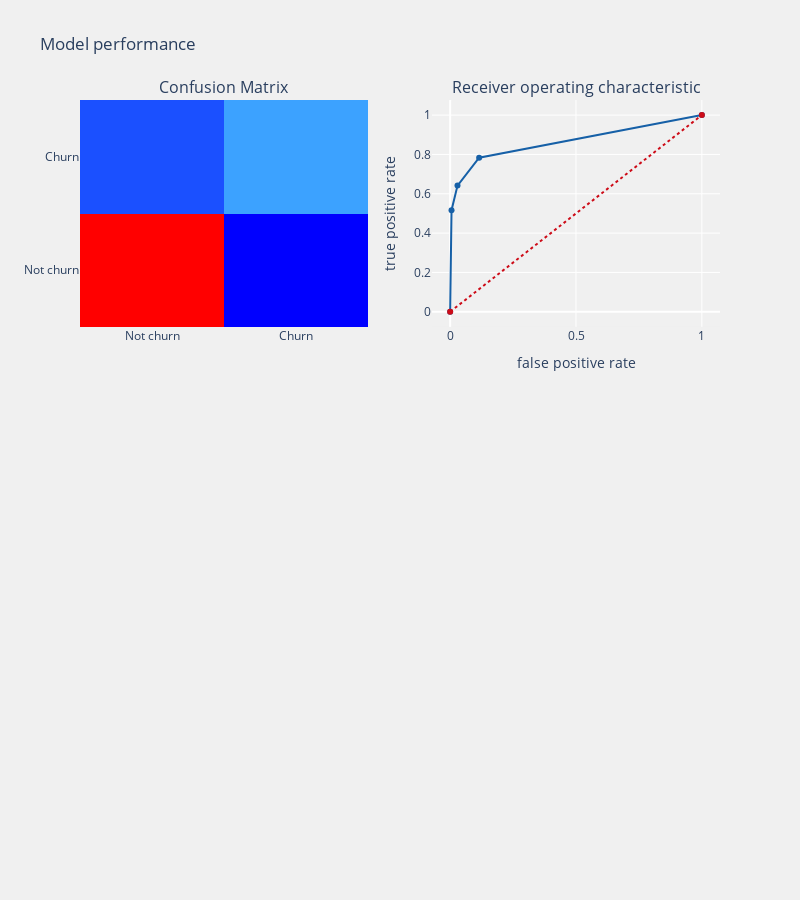

Here is the notebook cell this chart was saved with:
### Markdown cell above
# BAGGING CLASSIFIER

### Code cell
from sklearn.ensemble import BaggingClassifier
import joblib
clf=BaggingClassifier(n_estimators=3)
telecom_churn_prediction(clf,train_X,test_X,train_Y,test_Y,
                         cols,"bag",threshold_plot = True)
filename = 'finalized_model.sav'
joblib.dump(clf, filename)

### Figure 1 — Plotly figure (JSON) as saved in the notebook; plotly's stock layout.template omitted (floating-point values rounded to 4 significant figures)
{"data": [{"colorscale": [[0, "rgb(0,0,255)"], [0.1, "rgb(51,153,255)"], [0.2, "rgb(102,204,255)"], [0.3, "rgb(153,204,255)"], [0.4, "rgb(204,204,255)"], [0.5, "rgb(255,255,255)"], [0.6, "rgb(255,204,255)"], [0.7, "rgb(255,153,255)"], [0.8, "rgb(255,102,204)"], [0.9, "rgb(255,102,102)"], [1, "rgb(255,0,0)"]], "name": "matrix", "showscale": false, "type": "heatmap", "x": ["Not churn", "Churn"], "xaxis": "x", "y": ["Not churn", "Churn"], "yaxis": "y", "z": [[531, 16], [43, 77]]}, {"line": {"color": "rgb(22, 96, 167)", "width": 2}, "name": "Roc : 0.8062081048141376", "type": "scatter", "x": [0, 0.005484, 0.02925, 0.1152, 1], "xaxis": "x2", "y": [0, 0.5167, 0.6417, 0.7833, 1], "yaxis": "y2"}, {"line": {"color": "rgb(205, 12, 24)", "dash": "dot", "width": 2}, "type": "scatter", "x": [0, 1], "xaxis": "x2", "y": [0, 1], "yaxis": "y2"}], "layout": {"annotations": [{"font": {"size": 16}, "showarrow": false, "text": "Confusion Matrix", "x": 0.225, "xanchor": "center", "xref": "paper", "y": 1, "yanchor": "bottom", "yref": "paper"}, {"font": {"size": 16}, "showarrow": false, "text": "Receiver operating characteristic", "x": 0.775, "xanchor": "center", "xref": "paper", "y": 1, "yanchor": "bottom", "yref": "paper"}], "autosize": false, "height": 900, "margin": {"b": 195}, "paper_bgcolor": "rgba(240,240,240, 0.95)", "plot_bgcolor": "rgba(240,240,240, 0.95)", "showlegend": false, "title": {"text": "Model performance"}, "width": 800, "xaxis": {"anchor": "y", "domain": [0, 0.45], "type": "category", "range": [-0.5, 1.5], "autorange": true}, "xaxis2": {"anchor": "y2", "domain": [0.55, 1], "title": {"text": "false positive rate"}, "type": "linear", "range": [-0.07211, 1.072], "autorange": true}, "xaxis3": {"anchor": "y3", "domain": [0, 1], "showgrid": true, "tickangle": 90, "tickfont": {"size": 10}}, "yaxis": {"anchor": "x", "domain": [0.625, 1], "type": "category", "range": [-0.5, 1.5], "autorange": true}, "yaxis2": {"anchor": "x2", "domain": [0.625, 1], "title": {"text": "true positive rate"}, "type": "linear", "range": [-0.07674, 1.077], "autorange": true}, "yaxis3": {"anchor": "x3", "domain": [0, 0.375]}}}
